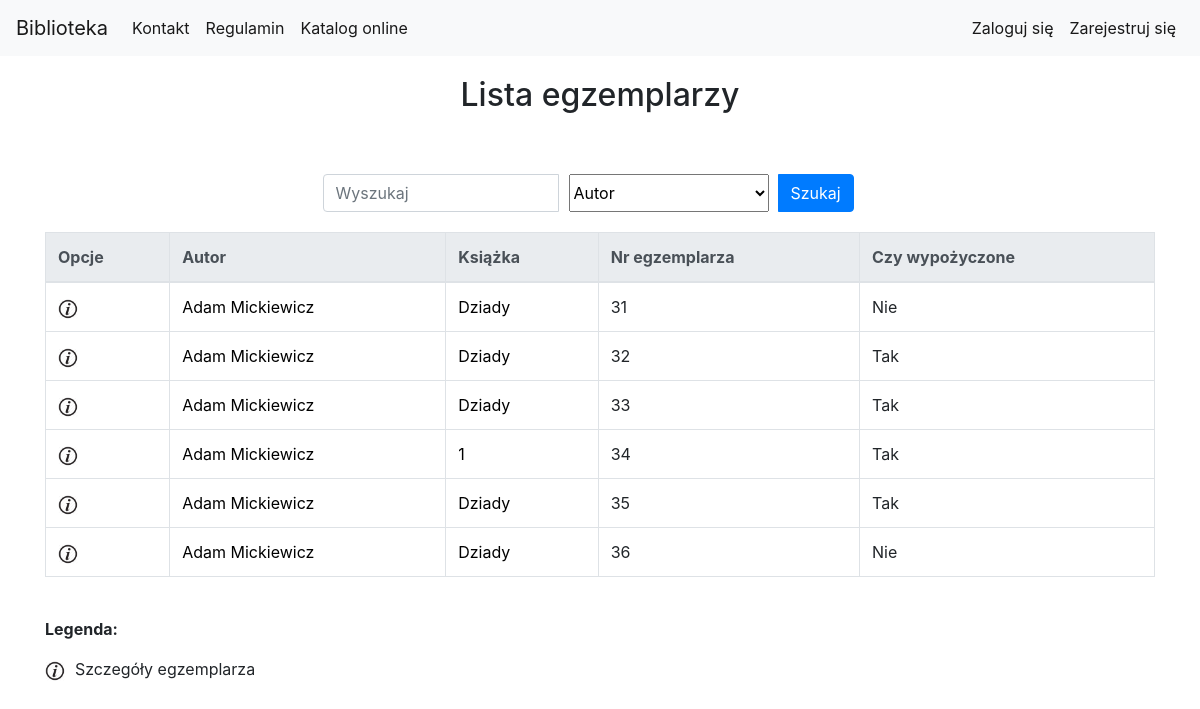
The app's page /library/book_copy_list/ with its own data.
### library_app/models.py (models this page shows, shortened)
class BookCopy(models.Model):
    book = models.ForeignKey(Book, related_name="bookcopies", verbose_name='Wybierz książkę') #teraz w templatce mozemy z poziomu klasy book odnosic sie do obiektow bookcopy, np {{book.bookcopies.count}} da liczbe kopii ksiazek ktore maja w polu book id danej ksiazki
    is_borrowed = models.BooleanField(default=False)

class Author(models.Model):
    first_name = models.CharField(max_length=200, verbose_name='Imię')
    last_name = models.CharField(max_length=200, verbose_name='Nazwisko')
    country = models.CharField(max_length=200, verbose_name='Kraj')
    biography = models.TextField(default='', blank=True, null=True, verbose_name='Biografia')
    birth_place = models.CharField(max_length=200, default='', blank=True, null=True, verbose_name='Miejsce urodzenia')
    image_url = models.URLField(default='', blank=True, null=True, verbose_name='Adres url portretu, zakończony rozszerzeniem')
    years_of_life = models.CharField(max_length=10, default='', blank=True, null=True, verbose_name='Lata życia')

class Book(models.Model):
    authors = models.ManyToManyField(Author, related_name='book_authors', verbose_name='Autorzy')
    category = models.ForeignKey(Category, related_name='book_categories', verbose_name='Kategoria')
    publishing_house = models.ForeignKey(PublishingHouse, related_name='publishing_houses', verbose_name='Wydawnictwo')
    isbn = models.CharField(max_length=30, unique=True, verbose_name='Numer ISBN')
    title = models.CharField(max_length=200, verbose_name='Tytuł')
    description = models.TextField(blank=True, default='', verbose_name='Opis')
    publish_date = models.DateField(default=datetime.now, blank=True, verbose_name='Data publikacji')
    edition = models.PositiveIntegerField(default=1, verbose_name='Numer wydania')
    image_url = models.URLField(default='', blank=True, null=True, verbose_name='Adres url okładki zakończony rozszerzeniem obrazu')
    add_date = models.DateTimeField(auto_now=True)
    slug = models.SlugField(allow_unicode=True, unique=True)

### library_app/views.py (the view)
class BookCopyListView(generic.ListView):
    model = models.BookCopy
    paginate_by = 10
    def get_queryset(self):
        search_query = self.request.GET.get("search_query")
        search_type = self.request.GET.get("search_type")
        if search_query is not None:
            if search_type == "title":
                return models.BookCopy.objects.all().filter(book__title__icontains=search_query)
            elif search_type == "author":
                authors_result = models.BookCopy.objects.all().filter(book__authors__first_name__icontains=search_query) | models.BookCopy.objects.all().filter(book__authors__last_name__icontains=search_query)
                return authors_result
            elif search_type == "bookcopy_nr":
                return models.BookCopy.objects.all().filter(id__icontains=search_query)
            elif search_type == "isbn":
                return models.BookCopy.objects.all().filter(book__isbn__icontains=search_query)
        else:
            return models.BookCopy.objects.all()

### library_app/templates/library_app/bookcopy_list.html (shortened to what this page needs)
{% extends "base.html" %}
{% load static %}
{% load custom_tags %}
{% block body_block %}
<div class="container">
    <div class="page-title">
        <h2>Lista egzemplarzy </h2>
    </div>
            <div class="search-bar">
                <form class="form-inline" action="{% url 'library_app:bookcopy_list' %}" method="GET">
                    <div class="input-group">
                        <input type="search" class="form-control" name="search_query" placeholder="Wyszukaj">
                        <select class="search-select" name="search_type">
                            <option value="author" selected>Autor</option>
                        </select>
                        <div class="input-group-append search-button">
                            <button class="btn btn-primary" type="submit">Szukaj</button>
                        </div>
                    </div>
                </form>
            </div>
        {% if user.is_authenticated and user.is_superuser %}
            <div class="other_create_buttons">
                <a class="btn btn-primary" href="{% url 'library_app:bookcopy_create' %}">Dodaj egzemplarz książki</a>
            </div>
            <table class="table table-bordered table-hover">
                <thead class="thead-light">
                    <tr>
                        <th scope="col">Opcje</th>
                        <th scope="col">Autor</th>
                        <th scope="col">Książka</th>
                        <th scope="col">Nr egzemplarza</th>
                        <th scope="col">Pożyczone dla</th>
                        <th scope="col">Data wypożyczenia</th>
                        <th scope="col">Data oddania</th>
                    </tr>
                </thead>
                <tbody>
                    {% for bookcopy in bookcopy_list %}
                    {% get_bookcopy_borrow bookcopy.id as book_copy_borrow_obj %}
                    <tr>
                        <td>
                            <a href="{% url 'library_app:bookcopy_detail' pk=bookcopy.pk %}"><img src="{% static 'website_icons/info_ico.png' %}"
                                    alt="Szczegóły" width="20" height="20"></a>
                            {% if bookcopy.is_borrowed == False %}
                            <a href="{% url 'library_app:bookcopy_delete' pk=bookcopy.pk %}"><img src="{% static 'website_icons/del_ico.png' %}"
                                    alt="Usuń" width="20" height="20"></a>
                            {% else %}
                            <a href="{% url 'library_app:borrow_delete' pk=book_copy_borrow_obj.pk %}"><img src="{% static 'website_icons/del_borrow_ico.png' %}"
                                    alt="Usuń wypozyczenie" width="20" height="20"></a>
                            {% endif %}
                        </td>
                        <td>
                            {% for author in bookcopy.book.authors.all %}
                            <a href="{% url 'library_app:author_detail' pk=author.pk %}">{{author.first_name}} {{author.last_name}}</a>
                            {% endfor %}
                        </td>
                        <td><a href="{% url 'library_app:book_detail' pk=bookcopy.book.pk %}">{{bookcopy.book.title}}</a></td>
                        <td><a href="{% url 'library_app:bookcopy_detail' pk=bookcopy.pk %}"></a>{{bookcopy.id}}</a></td>
                        {% if book_copy_borrow_obj %}
                        <td>{{book_copy_borrow_obj.user.get_full_name}}</a></td>
                        <td>{{book_copy_borrow_obj.borrow_date}}</a></td>
                        <td>{{book_copy_borrow_obj.receive_date}}</a></td>
                        {% else %}
                        <td>-</td>
                        <td>-</td>
                        <td>-</td>
                        {% endif %}
                    </tr>
                    {% endfor %}
                </tbody>
            </table>
        {% else %}
            <table class="table table-bordered table-hover">
                <thead class="thead-light">
                    <tr>
                        <th scope="col">Opcje</th>
                        <th scope="col">Autor</th>
                        <th scope="col">Książka</th>
                        <th scope="col">Nr egzemplarza</th>
                        <th scope="col">Czy wypożyczone</th>
                    </tr>
                </thead>
                <tbody>
                    {% for bookcopy in bookcopy_list %}
                    <tr>
                        <td>
                            <a href="{% url 'library_app:bookcopy_detail' pk=bookcopy.pk %}"><img src="{% static 'website_icons/info_ico.png' %}"
                                    alt="Szczegóły" width="20" height="20"></a>
                        </td>
                        <td>
                            {% for author in bookcopy.book.authors.all %}
                            <a href="{% url 'library_app:author_detail' pk=author.pk %}">{{author.first_name}} {{author.last_name}}</a>
                            {% endfor %}
                        </td>
                        <td><a href="{% url 'library_app:book_detail' pk=bookcopy.book.pk %}">{{bookcopy.book.title}}</a></td>
                        <td><a href="{% url 'library_app:bookcopy_detail' pk=bookcopy.pk %}"></a>{{bookcopy.id}}</a></td>
                        <td>
                            {% if bookcopy.is_borrowed %}
                                Tak
                            {% else %}
                                Nie
                            {% endif %}
                        </td>
                    </tr>
                    {% endfor %}
                </tbody>
            </table>
        {% endif %}
    <div class="table-legend">
        <p><b>Legenda:</b></p>
        <p><img src="{% static 'website_icons/info_ico.png' %}" alt="Szczegóły" width="20" height="20">Szczegóły egzemplarza</p>
    </div>
</div>
{% endblock %}

### static/css/style.css (style rules this page uses)
.page-title { margin-top: 20px; margin-bottom: 20px; text-align: center; }
a { text-decoration: none; color: black; }
.table-legend { margin-bottom: 100px; }
.table-legend img { margin-right: 10px; }
.search-bar { padding-top: 40px; padding-bottom: 20px; margin: 0 auto; width: 50%; }
.search-button { width: 100px; }
.search-select { width: 200px; margin-right: 10px; margin-left: 10px; }

### records on screen
BookCopy: book "Dziady", id "31", is_borrowed "Nie"
Author: first_name "Adam", last_name "Mickiewicz"
BookCopy: book "Dziady", id "32", is_borrowed "Tak"
BookCopy: book "Dziady", id "33", is_borrowed "Tak"
BookCopy: book "1", id "34", is_borrowed "Tak"
BookCopy: book "Dziady", id "35", is_borrowed "Tak"
BookCopy: book "Dziady", id "36", is_borrowed "Nie"
